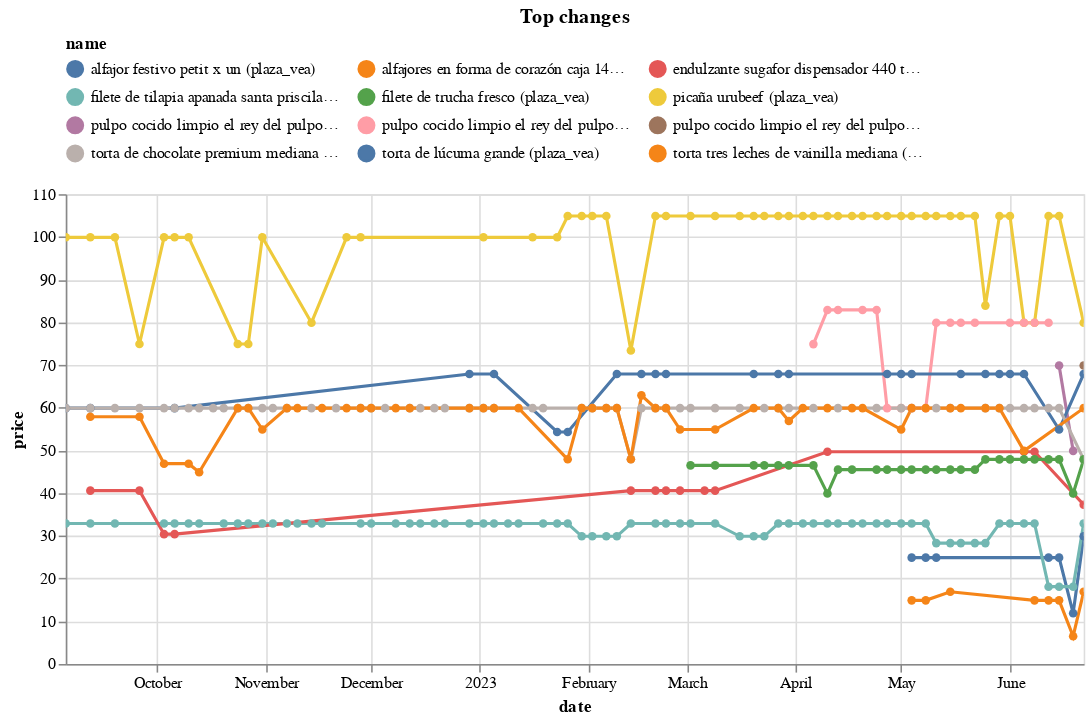

The cell this chart's notebook holds for it:
### Code cell
top_changes_abs.head(10).pipe(plot_changes, 'Top changes')

### Figure 1 — Vega-Lite specification as saved in the notebook (floating-point values rounded to 4 significant figures; data arrays with more than 128 entries replaced by an {"elided": "..."} marker saying what was removed)
{"config": {"view": {"continuousWidth": 300, "continuousHeight": 300}, "legend": {"columns": 3, "orient": "top"}}, "data": {"name": "data-4d687fbf325948e543e2d15293713a8c"}, "mark": {"type": "line", "point": true}, "encoding": {"color": {"field": "name", "scale": {"domain": ["alfajor festivo petit x un (plaza_vea)", "alfajores en forma de corazón caja 14un (plaza_vea)", "endulzante sugafor dispensador 440 tabletas (plaza_vea)", "filete de tilapia apanada santa priscila bolsa 454g (plaza_vea)", "filete de trucha fresco (plaza_vea)", "picaña urubeef (plaza_vea)", "pulpo cocido limpio el rey del pulpo x  un (plaza_vea)", "pulpo cocido limpio el rey del pulpo x kg (plaza_vea)", "pulpo cocido limpio el rey del pulpo x un (plaza_vea)", "torta de chocolate premium mediana (plaza_vea)", "torta de lúcuma grande (plaza_vea)", "torta tres leches de vainilla mediana (plaza_vea)"]}, "type": "nominal"}, "tooltip": [{"field": "name", "type": "nominal"}, {"field": "price", "type": "quantitative"}, {"field": "last_price", "type": "quantitative"}], "x": {"field": "date", "type": "temporal"}, "y": {"field": "price", "type": "quantitative"}}, "params": [{"name": "param_7", "select": {"type": "point", "fields": ["name"]}, "bind": "legend"}, {"name": "param_8", "select": {"type": "interval", "encodings": ["x", "y"]}, "bind": "scales"}], "title": "Top changes", "transform": [{"filter": {"param": "param_7"}}], "width": 650, "$schema": "https://vega.github.io/schema/vega-lite/v5.8.0.json", "datasets": {"data-4d687fbf325948e543e2d15293713a8c": {"elided": "330 records"}}}
